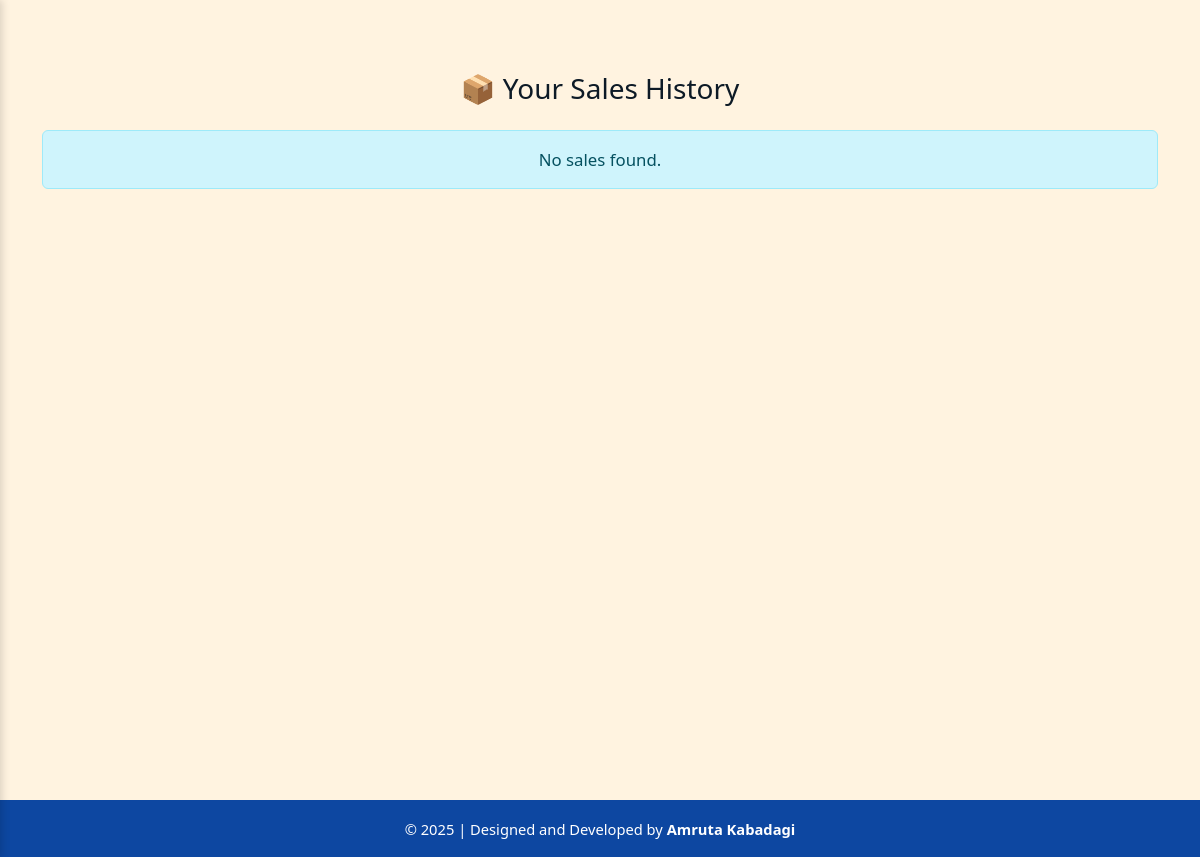
Before: /sales/ (signed in) with the older database file.
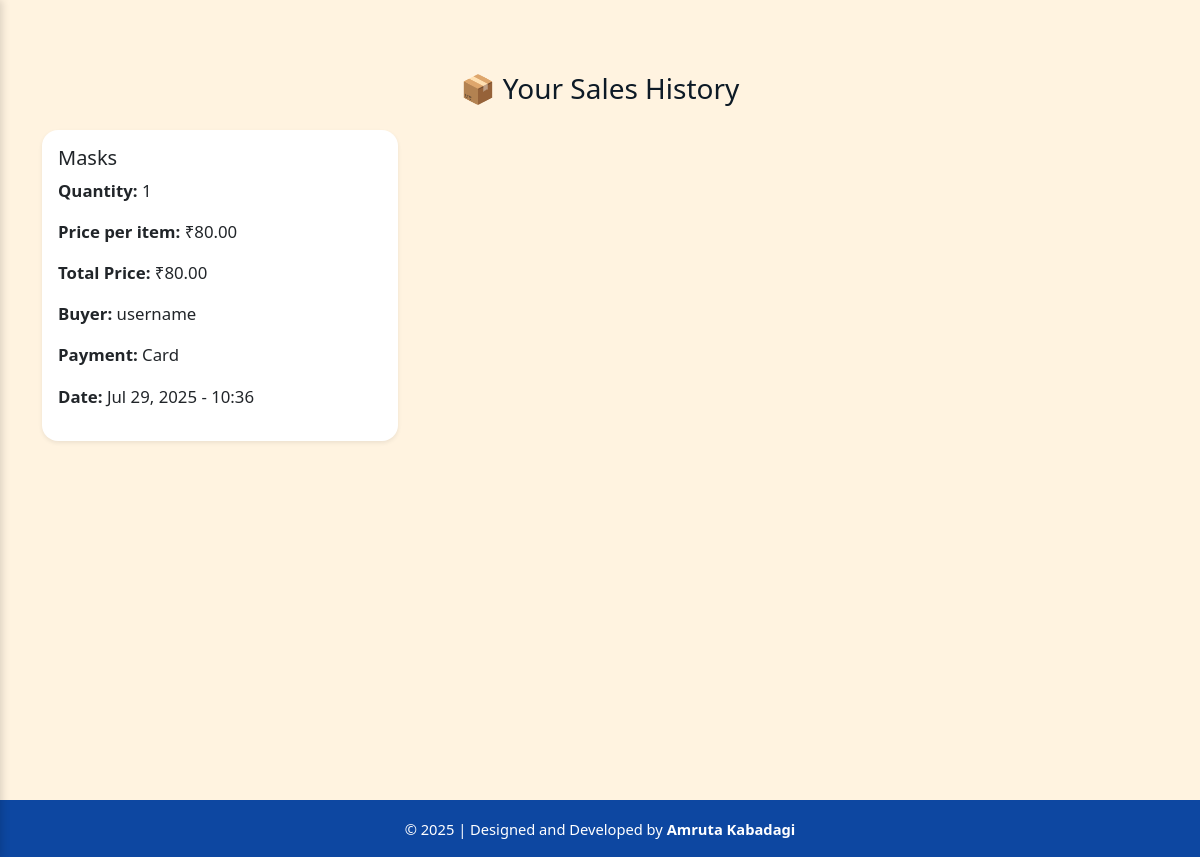
After: the same page with the newer database file.
### myapp/models.py (models this page shows, shortened)
class BoughtProduct(models.Model):
    buyer = models.ForeignKey(User, on_delete=models.CASCADE, related_name='bought_products')
    seller = models.ForeignKey(User, on_delete=models.CASCADE, related_name='sold_products', null=True, blank=True)
    product = models.ForeignKey(Product, on_delete=models.CASCADE)
    quantity = models.PositiveIntegerField(default=1)
    price_per_item = models.DecimalField(max_digits=10, decimal_places=2, null=True, blank=True)
    total_price = models.DecimalField(max_digits=12, decimal_places=2, null=True, blank=True)
    is_returned = models.BooleanField(default=False)
    return_request = models.ForeignKey('ReturnProduct', on_delete=models.SET_NULL, null=True, blank=True)
    payment_method = models.CharField(max_length=10, choices=[
        ('UPI', 'UPI'),
        ('Card', 'Card'),
    ], default='Card')
    shipping_address = models.TextField(null=True, blank=True)
    purchased_at = models.DateTimeField(auto_now_add=True)

class Product(models.Model):
    user = models.ForeignKey(User, on_delete=models.CASCADE)  # Seller
    title = models.CharField(max_length=200)
    image = models.ImageField(upload_to='products/')
    description = models.TextField()
    cost = models.DecimalField(max_digits=10, decimal_places=2)
    created_at = models.DateTimeField(auto_now_add=True)
    category = models.ForeignKey(Category, on_delete=models.SET_NULL, null=True)
    is_sold = models.BooleanField(default=False)

### myapp/views.py (the view)
# urls.py: path('sales/', sales_history, name='sales_history'),
@login_required
def sales_history(request):
    sales = BoughtProduct.objects.filter(seller=request.user).order_by('-purchased_at')
    return render(request, 'purchase/sales_history.html', {'sales': sales})

### templates/purchase/sales_history.html (shortened to what this page needs)
{% extends 'base.html' %}
{% block content %}
<div class="container my-5">
    <h3 class="text-center mb-4">📦 Your Sales History</h3>
    {% if sales %}
        <div class="row g-4">
            {% for item in sales %}
            <div class="col-md-6 col-lg-4">
                <div class="card h-100 shadow-sm rounded-4 border-0">
                    <div class="card-body">
                        <h5 class="card-title">{{ item.product.title }}</h5>
                        <p><strong>Quantity:</strong> {{ item.quantity }}</p>
                        <p><strong>Price per item:</strong> ₹{{ item.price_per_item }}</p>
                        <p><strong>Total Price:</strong> ₹{{ item.total_price }}</p>
                        <p><strong>Buyer:</strong> {{ item.buyer.username }}</p>
                        <p><strong>Payment:</strong> {{ item.payment_method }}</p>
                        <p><strong>Date:</strong> {{ item.purchased_at|date:"M d, Y - H:i" }}</p>
                    </div>
                </div>
            </div>
            {% endfor %}
        </div>
    {% else %}
        <div class="alert alert-info text-center">No sales found.</div>
    {% endif %}
</div>
{% endblock %}

Changed rows visible on the page:
added BoughtProduct: product "Masks", quantity "1", price_per_item "80.00", total_price "80.00", buyer.username "username", payment_method "Card", purchased_at "Jul 29, 2025 - 10:36"
Other visible differences:
text no longer shown: "No sales found."
